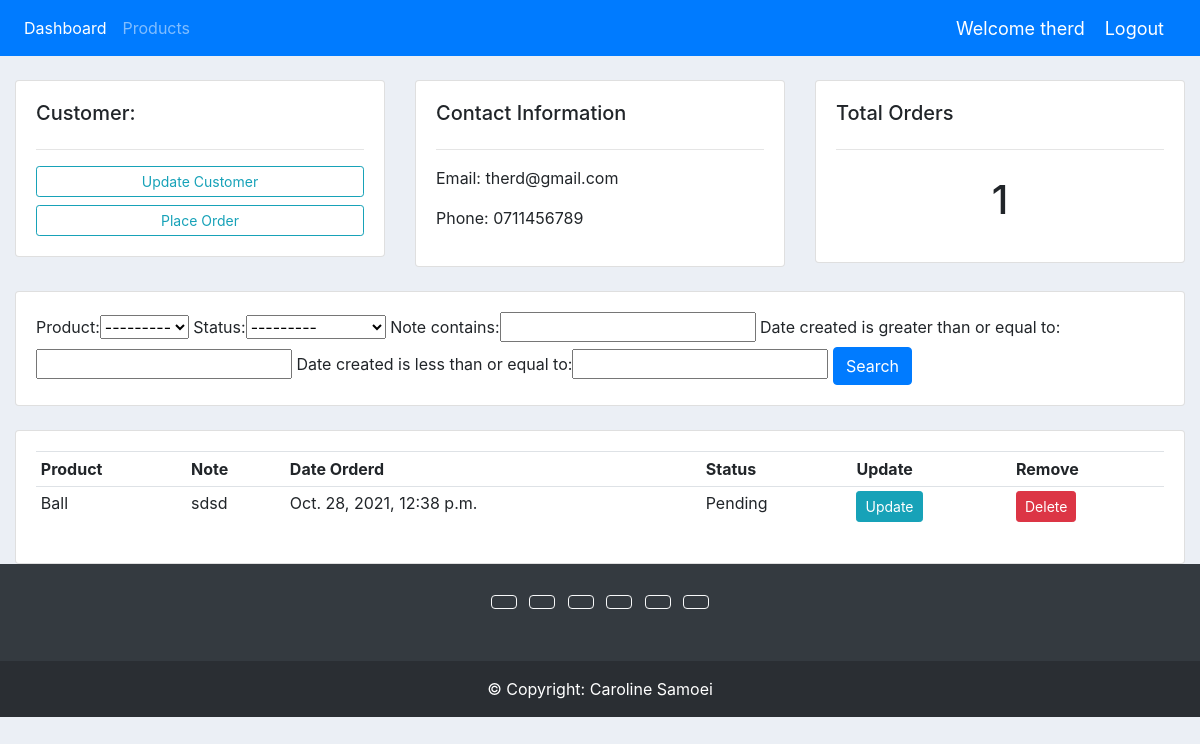
Screenshot of /customer/4/ (signed in) with the database file from the repository.
### accounts/models.py (models this page shows, shortened)
class Customer(models.Model):
	user=models.OneToOneField(User,null=True,on_delete=models.CASCADE)
	name = models.CharField(max_length=200, null=True)
	phone = models.CharField(max_length=200, null=True)
	email = models.CharField(max_length=200, null=True)
	profile_pic = models.ImageField(default="profile1.png", null=True, blank=True)
	date_created = models.DateTimeField(auto_now_add=True, null=True)

class Order(models.Model):
	STATUS = (
			('Pending', 'Pending'),
			('Out for delivery', 'Out for delivery'),
			('Delivered', 'Delivered'),
			)
	customer = models.ForeignKey(Customer, null=True, on_delete= models.SET_NULL)
	product = models.ForeignKey(Product, null=True, on_delete= models.SET_NULL)
	date_created = models.DateTimeField(auto_now_add=True, null=True)
	status = models.CharField(max_length=200, null=True, choices=STATUS)
	note = models.CharField(max_length=1000, null=True)

class Product(models.Model):
	CATEGORY = (
			('Indoor', 'Indoor'),
			('Out Door', 'Out Door'),
			)
	name = models.CharField(max_length=200, null=True)
	price = models.FloatField(null=True)
	category = models.CharField(max_length=200, null=True, choices=CATEGORY)
	description = models.CharField(max_length=200, null=True, blank=True)
	date_created = models.DateTimeField(auto_now_add=True, null=True)
	tags = models.ManyToManyField(Tag)
	def __str__(self):
		return self.name

### accounts/decorators.py (the view)
		def wrapper_func(request, *args, **kwargs):
			group = None
			if request.user.groups.exists():
				group = request.user.groups.all()[0].name
			if group in allowed_roles:
				return view_func(request, *args, **kwargs)
			else:
				 return redirect('user-page')

### accounts/views.py (called while the page is built)
@login_required(login_url='login')
@allowed_users(allowed_roles=['admin'])
def customer(request, pk_test):
	customer = Customer.objects.get(id=pk_test)
	orders = customer.order_set.all()
	order_count = orders.count()
	myFilter = OrderFilter(request.GET, queryset=orders)
	orders = myFilter.qs
	context = {'customer':customer, 'orders':orders, 'order_count':order_count,
	'myFilter':myFilter}
	return render(request, 'accounts/customer.html',context)

### accounts/templates/accounts/customer.html
{%  extends 'accounts/main.html' %}
{% block content %}
	<br>
<div class="row">
	<div class="col-md">
		<div class="card card-body">
			<h5>Customer:</h5>
			<hr>
			<a class="btn btn-outline-info  btn-sm btn-block" href="">Update Customer</a>
			<a class="btn btn-outline-info  btn-sm btn-block" href="{% url 'create_order' customer.id %}">Place Order</a>
		</div>
	</div>
	<div class="col-md">
		<div class="card card-body">
			<h5>Contact Information</h5>
			<hr>
			<p>Email: {{customer.email}}</p>
			<p>Phone: {{customer.phone}}</p>
		</div>
	</div>
	<div class="col-md">
		<div class="card card-body">
			<h5>Total Orders</h5>
			<hr>
			<h1 style="text-align: center;padding: 10px">{{order_count}}</h1>
		</div>
	</div>
</div>
<br>
<div class="row">
	<div class="col">
		<div class="card card-body">
			<form method="get">
				{{myFilter.form}}
		    <button class="btn btn-primary" type="submit">Search</button>
		  </form>
		</div>
	</div>
</div>
<br>
<div class="row">
	<div class="col-md">
		<div class="card card-body">
			<table class="table table-sm">
				<tr>
					<th>Product</th>
					<th>Note</th>
					<th>Date Orderd</th>
					<th>Status</th>
					<th>Update</th>
					<th>Remove</th>
				</tr>
				{% for order in orders %}
				<tr>
					<td>{{order.product}}</td>
					<td>{{order.note}}</td>
					<td>{{order.date_created}}</td>
					<td>{{order.status}}</td>
					<td><a class="btn btn-sm btn-info" href="{% url 'update_order' order.id %}">Update</a></td>
					<td><a class="btn btn-sm btn-danger" href="{% url 'delete_order' order.id %}">Delete</a></td>
				</tr>
				{% endfor %}
			</table>
		</div>
	</div>
</div>
{% endblock %}

### accounts/templates/accounts/navbar.html (shortened to what this page needs)
{% load static %}
<nav class="navbar navbar-expand-lg navbar-dark bg-primary">
  <div class="collapse navbar-collapse" id="navbarNav">
    <ul class="navbar-nav">
      {% if request.user.is_staff %}
      <li class="nav-item active">
        <a class="nav-link" href="{% url 'home' %}">Dashboard</a>
      </li>
      <li class="nav-item">
        <a class="nav-link" href="{% url 'products' %}">Products</a>
      </li>
      {% else %}
       <li class="nav-item">
        <a class="nav-link" href="{% url 'account' %}">Settings</a>
      </li>
      {% endif %}
    </ul>
  </div>
  <span class="hello-msg"> Welcome {{request.user}}</span>
  <span ><a  class="hello-msg" href="{% url 'logout' %}">Logout</a></span>
</nav>

### accounts/templates/accounts/main.html (style rules this page uses)
body { background-color: #ebeff5; }

### accounts/templates/accounts/navbar.html (style rules this page uses)
.hello-msg { font-size: 18px; color: #fff; margin-right: 20px; }

### rows the page displays
Customer: email "therd@gmail.com", phone "0711456789"
Order: product "Ball", note "sdsd", date_created "Oct. 28, 2021, 12:38 p.m.", status "Pending"

### other values shown
{{ request.user }} "therd"
{{ order_count }} "1"
